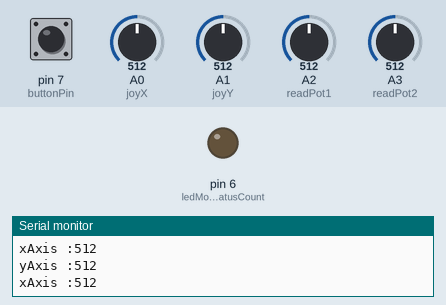
Bench run of a sketch on a simulated Arduino Uno, built with avr-gcc and run on an emulated ATmega328P. Shown: output pins drawn as LEDs (lit = HIGH), the last lines printed to the serial monitor. Dashed ring = blinking. The inputs (shaded band) are chosen by the test bench; at power-on: pin 7 (buttonPin) HIGH, A0 (joyX) = 512, A1 (joyY) = 512, A2 (readPot1) = 512, A3 (readPot2) = 512. No radio packets arrive unless stated.

Above: at 1.6 s.
1.7 s: pin 7 (buttonPin) pulled LOW for 0.15 s
At 2.46 s:
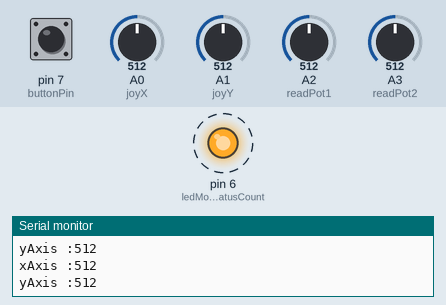
4.8 s: A0 (joyX) set to 106
7.8 s: A0 (joyX) set to 89
9.3 s: pin 7 (buttonPin) pulled LOW for 1 s
At 10.93 s:
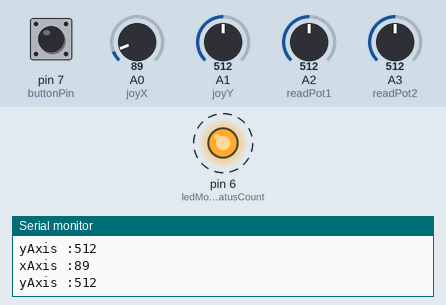
13.3 s: pin 7 (buttonPin) pulled LOW for 3.2 s
At 17.11 s:
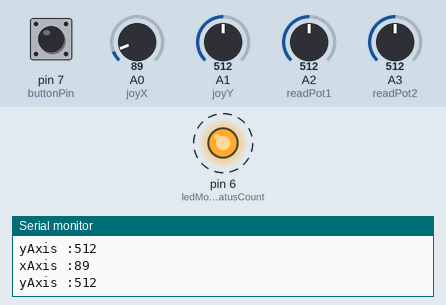
19.5 s: A1 (joyY) set to 105
21.2 s: A1 (joyY) set to 92
Timing chart, 0 to 23.7 s (numbered marks = the images above; inputs shaded):
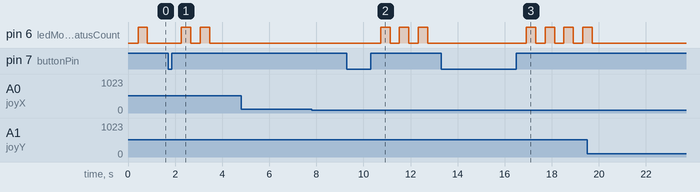

The sketch:

controller.ino
```cpp
//Fabiolus 2021/01/15
//the_fabiolous@otmail.com

#include <SPI.h>
#include <nRF24L01.h>
#include <RF24.h>
RF24 myRadio(8, 9); // CE, CSN

//address through which two modules communicate.
const byte address[6] = "00001";


struct package
{
  int joyposX;
  int joyposY;
  int potValue1;
  int potValue2;
  int modeNow;
};

typedef struct package Package;
Package data;

// Define Joystick Connections
#define joyX A0
#define joyY A1
#define readPot1 A2
#define readPot2 A3
#define buttonPin 7
#define ledModeStatusCount 6

// Define Joystick Values - Start at 512 (middle position)
int joyposX = 512;
int joyposY = 512;
int potValue1 = 0;
int potValue2 = 0;
int buttonState      = 0;     // current state of the button
int lastButtonState  = 0;     // previous state of the button
int modeNow;

void setup() {
  Serial.begin(9600);
  myRadio.begin();

  //set the address
  myRadio.openWritingPipe(address);
  myRadio.setPALevel(RF24_PA_MAX);
  myRadio.setDataRate( RF24_250KBPS );
  myRadio.setChannel(115);

  //Set module as transmitter
  myRadio.stopListening();
  pinMode(ledModeStatusCount, OUTPUT);
  digitalWrite(ledModeStatusCount, LOW);
  delay(10);
  pinMode(buttonPin, INPUT_PULLUP);  // initialize the button pin as a input
}
void loop() {
  myRadio.write(&data, sizeof(data));

  data.joyposX = analogRead(joyX);
  data.joyposY = analogRead(joyY);
  data.potValue1 = analogRead(readPot1);
  data.potValue2 = analogRead(readPot2);
  buttonState = digitalRead(buttonPin);

  Serial.print("xAxis :");
  Serial.println(data.joyposX);
  Serial.print("yAxis :");
  Serial.println(data.joyposY);
  // Serial.print("PotValue1 :");
  // Serial.println(data.potValue1);
  // Serial.print("PotValue2 :");
  // Serial.println(data.potValue2);
  //Serial.print("ModeNow :");
  //Serial.println(data.modeNow);
  delay(10);

  // check if the button is pressed or released
  // by comparing the buttonState to its previous state
  if (buttonState != lastButtonState) {

    // change the state of the led when someone pressed the button
    if (buttonState == 1) {
      data.modeNow++;
      if (data.modeNow > 4) data.modeNow = 1;
      for (int i = 0; i < data.modeNow; i++) {
        digitalWrite(ledModeStatusCount, LOW);
        delay(400);
        digitalWrite(ledModeStatusCount, HIGH);
        delay(400);
        digitalWrite(ledModeStatusCount, LOW);

      }
    }

    // remember the current state of the button
    lastButtonState = buttonState;
  }

  // adding a small delay prevents reading the buttonState to fast
  // ( debouncing )
  delay(20);

}
```

Measured:
- after the input at 1.7 s, pin 6 (ledModeStatusCount): alternates HIGH for 0.40 s and LOW for 0.40 s, 4 changes in all, then stays LOW, starting after 0.56 s
- after the input at 9.3 s, pin 6 (ledModeStatusCount): alternates HIGH for 0.40 s and LOW for 0.40 s, starting after 1.4 s
- after the input at 13.3 s, pin 6 (ledModeStatusCount): alternates HIGH for 0.40 s and LOW for 0.40 s, starting after 3.6 s
